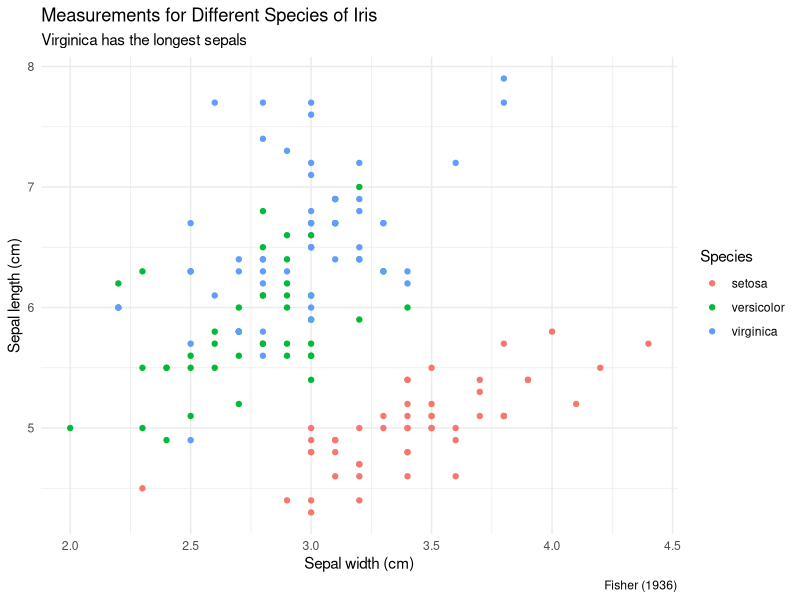

Recreate this plot in R.
## ---- chunk 1
#| message: false
#| label: setup
library(tidyverse)
## ---- chunk 2
ggplot(iris, aes(x = Sepal.Width, y = Sepal.Length, color = Species)) +
  geom_point() +
  labs(
    title = "Measurements for Different Species of Iris",
    subtitle = "Virginica has the longest sepals",
    x = "Sepal width (cm)",
    y = "Sepal length (cm)",
    color = "Species",
    caption = "Fisher (1936)"
  ) +
  theme_minimal() +
  theme(plot.caption = element_text(hjust = 1))
